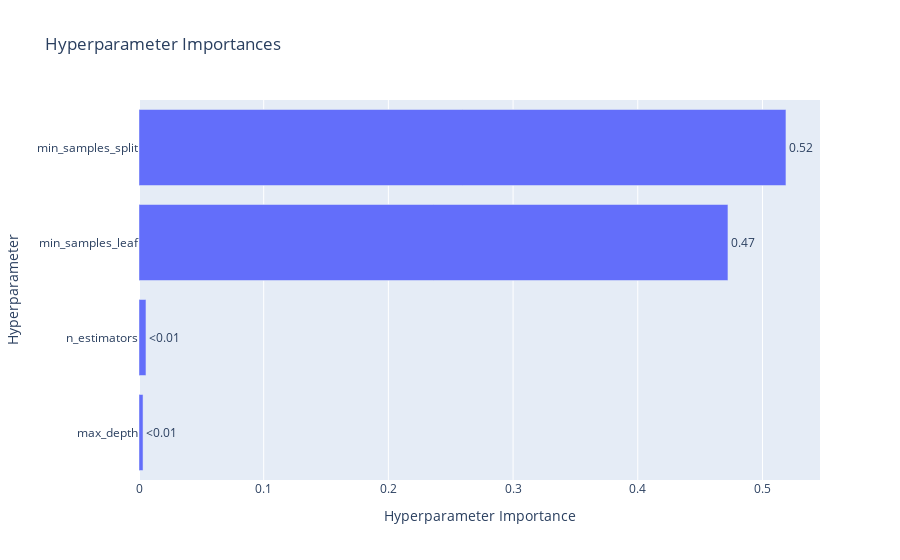

Notebook cell for this chart:
### Code cell
vis.plot_param_importances(study)

### Figure 1 — Plotly figure (JSON) as saved in the notebook; plotly's stock layout.template omitted (floating-point values rounded to 4 significant figures)
{"data": [{"cliponaxis": false, "hovertemplate": ["max_depth (IntDistribution): 0.003240041181242718<extra></extra>", "n_estimators (IntDistribution): 0.005590552982198651<extra></extra>", "min_samples_leaf (IntDistribution): 0.47232744262233983<extra></extra>", "min_samples_split (IntDistribution): 0.5188419632142188<extra></extra>"], "name": "Objective Value", "orientation": "h", "text": ["<0.01", "<0.01", "0.47", "0.52"], "textposition": "outside", "type": "bar", "x": [0.00324, 0.005591, 0.4723, 0.5188], "y": ["max_depth", "n_estimators", "min_samples_leaf", "min_samples_split"]}], "layout": {"title": {"text": "Hyperparameter Importances"}, "xaxis": {"title": {"text": "Hyperparameter Importance"}}, "yaxis": {"title": {"text": "Hyperparameter"}}}}
